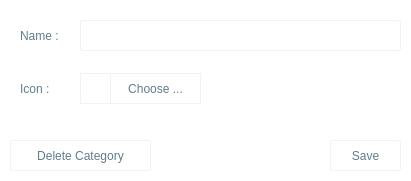
<?xml version="1.0" encoding="UTF-8"?>
<ui version="4.0">
 <class>Dialog</class>
 <widget class="QDialog" name="Dialog">
  <property name="geometry">
   <rect>
    <x>0</x>
    <y>0</y>
    <width>411</width>
    <height>181</height>
   </rect>
  </property>
  <property name="minimumSize">
   <size>
    <width>411</width>
    <height>181</height>
   </size>
  </property>
  <property name="maximumSize">
   <size>
    <width>411</width>
    <height>181</height>
   </size>
  </property>
  <property name="windowTitle">
   <string>Edit/Delete Category</string>
  </property>
  <property name="windowIcon">
   <iconset resource="images.qrc">
    <normaloff>:/logo/images/logo.png</normaloff>:/logo/images/logo.png</iconset>
  </property>
  <property name="styleSheet">
   <string notr="true">/*
	QDialog
*/

QDialog#Dialog
{
	background-color: white
}

/*
 QLineEdit
*/

QLineEdit
{
	border: 1px solid #f2f2f2;
	background-color: white;
	border-radius: 2px;
	color: #607D8B
}

/*
	QPushButton
*/

QPushButton#set__image,
QPushButton#delete__category,
QPushButton#save__info
{
	border: 1px solid #f2f2f2;
	background-color: white;
	border-radius: 2px;
	color: #607D8B
}

QPushButton#set__image:hover,
QPushButton#delete__category:hover,
QPushButton#save__info:hover
{
	background-color: #f2f2f2
}

QPushButton#set__image
{
	border-radius: 0
}

/*
	QToolButton
*/

QToolButton#delete__image
{
	border: 1px solid #f2f2f2;
	border-radius: 0
}

/*
	QLabel
*/

QLabel
{
	color: #607D8B
}</string>
  </property>
  <widget class="QLabel" name="name">
   <property name="geometry">
    <rect>
     <x>20</x>
     <y>27</y>
     <width>41</width>
     <height>17</height>
    </rect>
   </property>
   <property name="text">
    <string>Name :</string>
   </property>
  </widget>
  <widget class="QLabel" name="icon">
   <property name="geometry">
    <rect>
     <x>20</x>
     <y>80</y>
     <width>61</width>
     <height>17</height>
    </rect>
   </property>
   <property name="text">
    <string>Icon :</string>
   </property>
  </widget>
  <widget class="QLineEdit" name="category__name">
   <property name="geometry">
    <rect>
     <x>80</x>
     <y>20</y>
     <width>321</width>
     <height>31</height>
    </rect>
   </property>
  </widget>
  <widget class="QPushButton" name="set__image">
   <property name="geometry">
    <rect>
     <x>110</x>
     <y>73</y>
     <width>91</width>
     <height>31</height>
    </rect>
   </property>
   <property name="text">
    <string>Choose ...</string>
   </property>
  </widget>
  <widget class="QToolButton" name="delete__image">
   <property name="geometry">
    <rect>
     <x>80</x>
     <y>73</y>
     <width>31</width>
     <height>31</height>
    </rect>
   </property>
   <property name="toolTip">
    <string>Delete icon</string>
   </property>
   <property name="styleSheet">
    <string notr="true"/>
   </property>
   <property name="text">
    <string/>
   </property>
   <property name="icon">
    <iconset resource="images.qrc">
     <normaloff>:/interface/images/Delete_24px.png</normaloff>:/interface/images/Delete_24px.png</iconset>
   </property>
   <property name="iconSize">
    <size>
     <width>25</width>
     <height>25</height>
    </size>
   </property>
  </widget>
  <widget class="QLabel" name="display__image">
   <property name="geometry">
    <rect>
     <x>213</x>
     <y>76</y>
     <width>25</width>
     <height>25</height>
    </rect>
   </property>
   <property name="text">
    <string/>
   </property>
   <property name="scaledContents">
    <bool>true</bool>
   </property>
  </widget>
  <widget class="QPushButton" name="delete__category">
   <property name="geometry">
    <rect>
     <x>10</x>
     <y>140</y>
     <width>141</width>
     <height>31</height>
    </rect>
   </property>
   <property name="toolTip">
    <string/>
   </property>
   <property name="styleSheet">
    <string notr="true"/>
   </property>
   <property name="text">
    <string>Delete Category</string>
   </property>
   <property name="icon">
    <iconset resource="images.qrc">
     <normaloff>:/interface/images/Delete_16px.png</normaloff>:/interface/images/Delete_16px.png</iconset>
   </property>
  </widget>
  <widget class="QPushButton" name="save__info">
   <property name="geometry">
    <rect>
     <x>330</x>
     <y>140</y>
     <width>71</width>
     <height>31</height>
    </rect>
   </property>
   <property name="styleSheet">
    <string notr="true"/>
   </property>
   <property name="text">
    <string>Save</string>
   </property>
   <property name="icon">
    <iconset resource="images.qrc">
     <normaloff>:/interface/images/Plus_18px.png</normaloff>:/interface/images/Plus_18px.png</iconset>
   </property>
  </widget>
 </widget>
 <tabstops>
  <tabstop>category__name</tabstop>
  <tabstop>save__info</tabstop>
  <tabstop>delete__image</tabstop>
  <tabstop>delete__category</tabstop>
  <tabstop>set__image</tabstop>
 </tabstops>
 <resources>
  <include location="images.qrc"/>
 </resources>
 <connections/>
</ui>
